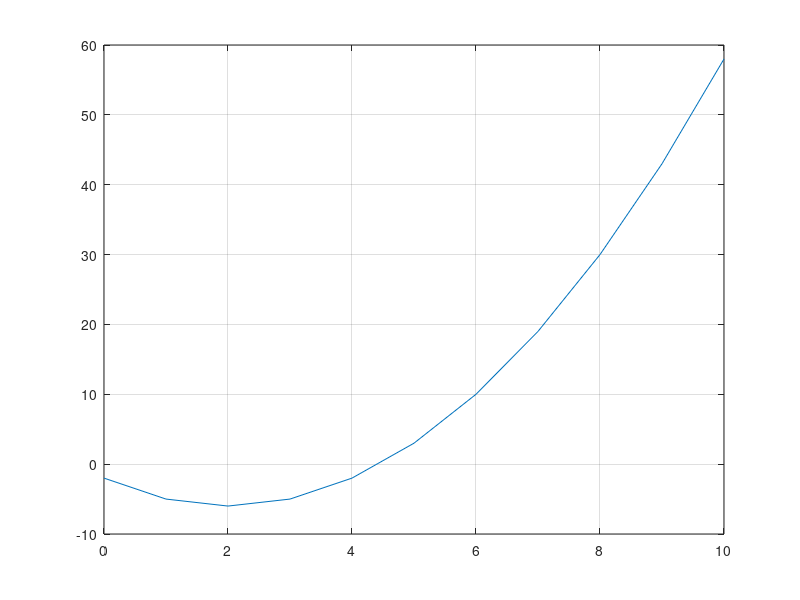

This chart was generated by the following MATLAB code:
clc
clear all

a = 1;
b = 10;
c = (a + b)/2;
tol = 0.001;

%Important to give Domain
x = 0:10;   % == 0:1:10 , means x's Range is from 0 to 10 in the gaps of 1. (0,1,2,..,10)
f = @(x) x.^2-4.*x-2;
% "." used on x since by using ":" operator, we have created
% created an array/matrix (range) for x. And "." is used to 
% execute operation on each and every element.
% Basically, always use "." for these purposes (./array/matrix)

plot(x,f(x))    %plot(x-axis,y-axis)
grid            %puts grids in graph

while abs(f(c))>tol
    if f(a)*f(c)<0
        b=c;
    else
        a=c;
    end
    c=(a+b)/2;
end

fprintf('Root = %f',c)